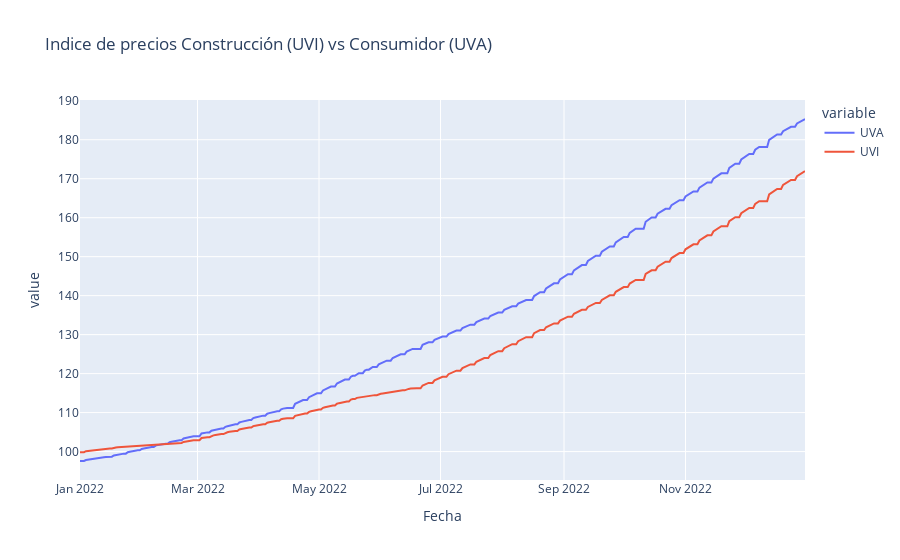

The notebook cell this image was saved under:
### Markdown cell above
## Graficar una comparación básica

### Code cell
fig = px.line(indices_df, x="Fecha", y=["UVA","UVI"], title='Indice de precios Construcción (UVI) vs Consumidor (UVA)')
fig.show()
#A: el grafico facilisimo y comodisimo que nos regala plotly <3 <3 <3

### Figure 1 — Plotly figure (JSON) as saved in the notebook; plotly's stock layout.template omitted (floating-point values rounded to 4 significant figures; data arrays with more than 128 entries replaced by an {"elided": "..."} marker saying what was removed)
{"data": [{"hovertemplate": "variable=UVA<br>Fecha=%{x}<br>value=%{y}<extra></extra>", "legendgroup": "UVA", "line": {"color": "#636efa", "dash": "solid"}, "marker": {"symbol": "circle"}, "mode": "lines", "name": "UVA", "orientation": "v", "showlegend": true, "x": {"elided": "365 str values"}, "xaxis": "x", "y": {"elided": "365 float values"}, "yaxis": "y", "type": "scatter"}, {"hovertemplate": "variable=UVI<br>Fecha=%{x}<br>value=%{y}<extra></extra>", "legendgroup": "UVI", "line": {"color": "#EF553B", "dash": "solid"}, "marker": {"symbol": "circle"}, "mode": "lines", "name": "UVI", "orientation": "v", "showlegend": true, "x": {"elided": "365 str values"}, "xaxis": "x", "y": {"elided": "365 float values"}, "yaxis": "y", "type": "scatter"}], "layout": {"xaxis": {"anchor": "y", "domain": [0, 1], "title": {"text": "Fecha"}}, "yaxis": {"anchor": "x", "domain": [0, 1], "title": {"text": "value"}}, "legend": {"title": {"text": "variable"}, "tracegroupgap": 0}, "title": {"text": "Indice de precios Construcción (UVI) vs Consumidor (UVA)"}}}
